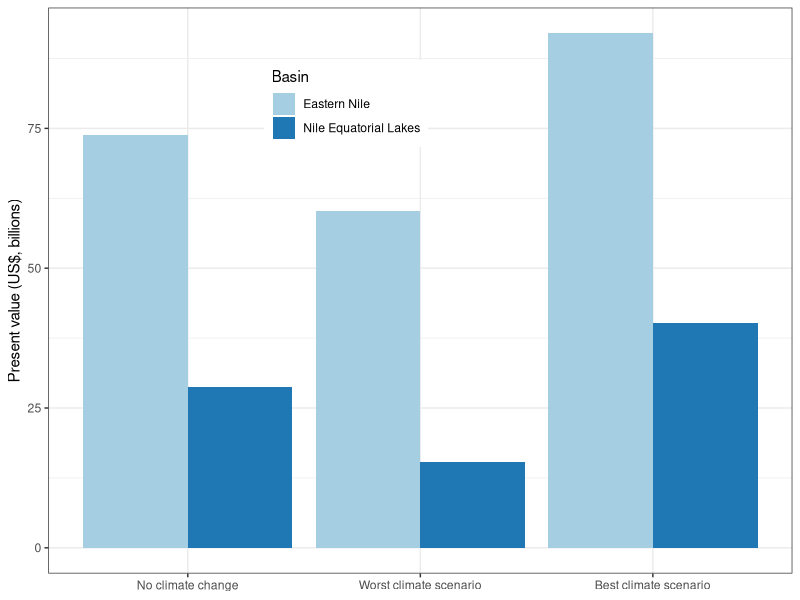

Generate this figure with R: (Note: this script raises an error after producing the figure.)
library(ggplot2)
library(dplyr)
library(reshape2)
library(RColorBrewer)

d <- read.csv("World_Bank_Table5.1.csv")

data.frame(Basin=d$Basin, Low_loss=d$PV_CC_Low - d$PV_No_CC)
data.frame(Basin=d$Basin, Low_gain=d$PV_CC_High - d$PV_No_CC)

d <- melt(d, value.name="PV")
d <- filter(d, Basin %in%c("Eastern Nile", "Nile Equatorial Lakes"))

d$variable <- ordered(d$variable,
                      levels=c("PV_No_CC", "PV_CC_Low", "PV_CC_High"),
                      labels=c("No climate change",
                               "Worst climate scenario",
                               "Best climate scenario"))

# This is plotting the present value of planned hydro and irrigation expansion 
# revenues over the 2015 to 2050 period in billions of US $
ggplot(d, aes(variable, PV, fill=Basin)) +
    theme_bw() +
    geom_bar(stat="identity", position="dodge") +
    theme(axis.title.x=element_blank(),
          legend.position=c(.4, .83)) +
    ylab("Present value (US$, billions)") +
    scale_fill_brewer(palette = "Paired") + 
ggsave("Horn_hydro_PV_under_cc.png", height=4, width=6, dpi=400)
ggsave("Horn_hydro_PV_under_cc.eps", height=4, width=6, dpi=400)
